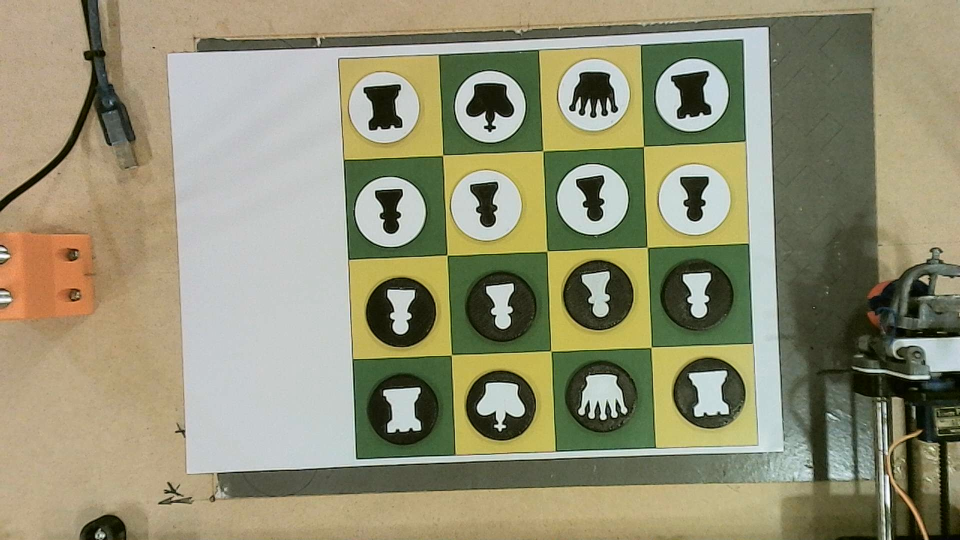
#> input picture cv/assets/testing-chessboards/chessboard_allpieces.jpg, 1920 x 1080 px, found by its file name (shown at 1/2 size); the run also reads 1 picture not shown here
$ python main.py
#> lines starting #> are read from the running program, lines starting #| are printed output that depends on the picture; after the words box and inside, x2 and y2 are one past the last pixel; in counts of white or black regions, pixels touching at a corner belong together
#> in main, frame is the input picture: shape (1080, 1920, 3); mean B, G, R 116, 144.3, 146.7
### cv/modules/board_processing.py
"""
Módulo para detecção de padrões do tabuleiro de xadrez 4x4
"""
import cv2
import numpy as np
import os
from .piece_detection import piece_detection
from .piece_recognition_sift import identify_piece_sift

# Variável global para armazenar a imagem de referência do tabuleiro vazio
empty_board_reference = None
empty_board_squares = None

def detect_board_corners(img):
    """
    Detecta os quatro cantos do tabuleiro 4x4 verde-amarelo.

    Args:
        img: Imagem original

    Returns:
        corners: Array numpy com as coordenadas dos 4 cantos do tabuleiro
        mask: Máscara binária do tabuleiro
    """
    # Converter para HSV para detecção de cor
    hsv = cv2.cvtColor(img, cv2.COLOR_BGR2HSV)
#> hsv: shape (1080, 1920, 3); mean H, S, V 42.6, 74.2, 152.3

    # Definir intervalos para cores verde e amarelo
    yellow_lower = np.array([15, 70, 70])
    yellow_upper = np.array([45, 255, 255])

    green_lower = np.array([40, 40, 40])
    green_upper = np.array([90, 255, 255])

    # Criar máscaras para cores
    yellow_mask = cv2.inRange(hsv, yellow_lower, yellow_upper)
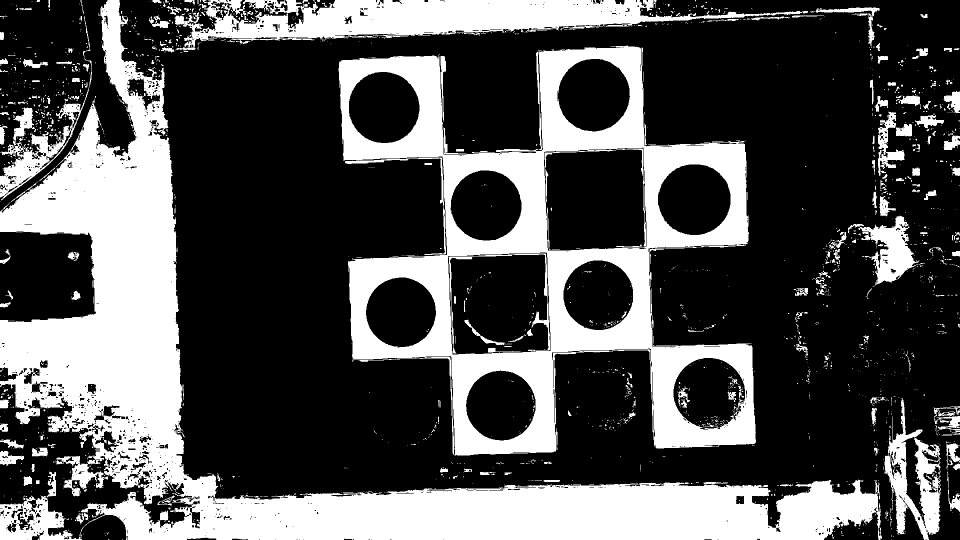
#> yellow_mask: shape (1080, 1920) (shown at 1/2 size); 32.1% white; 2030 white regions (1763 under 20 px), largest, box (x1, y1, x2, y2) and area: (0, 0, 1764, 1080) 332974, (677, 91, 1512, 911) 208437, (349, 0, 1616, 101) 55772
    green_mask = cv2.inRange(hsv, green_lower, green_upper)
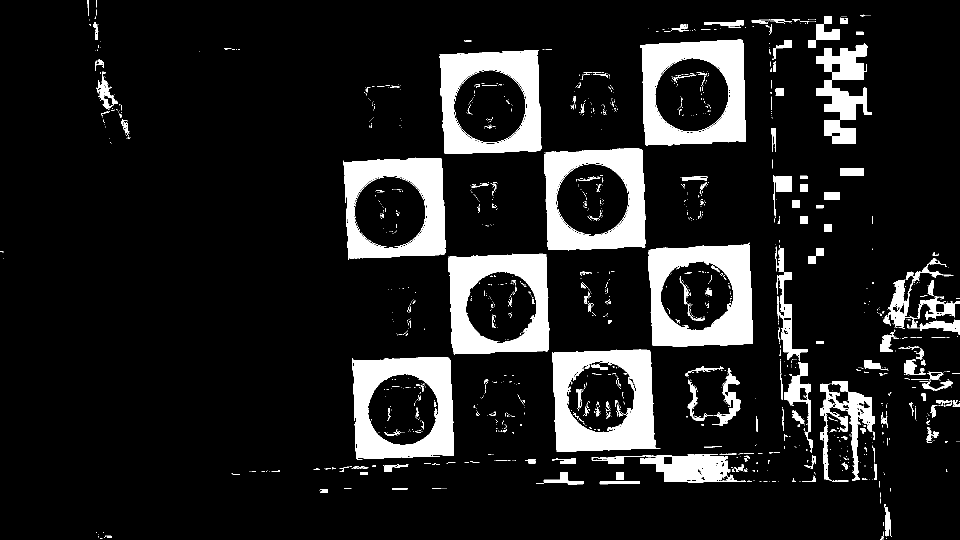
#> green_mask: shape (1080, 1920) (shown at 1/2 size); 12.2% white; 1609 white regions (1379 under 20 px), largest, box (x1, y1, x2, y2) and area: (1297, 485, 1506, 693) 24526, (1104, 699, 1321, 904) 24341, (1280, 80, 1492, 292) 23626

    # Combinar máscaras
    combined_mask = cv2.bitwise_or(yellow_mask, green_mask)
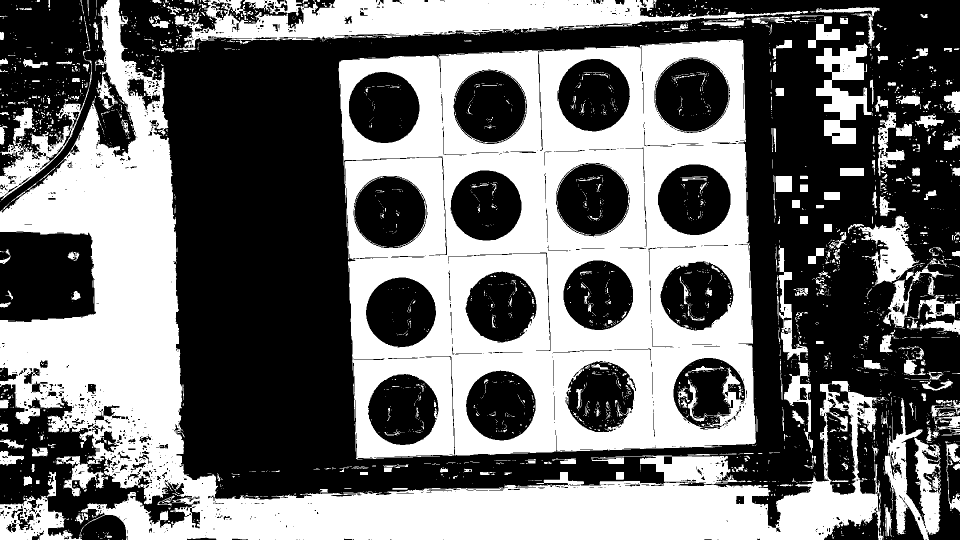
#> combined_mask: shape (1080, 1920) (shown at 1/2 size); 43.7% white; 3186 white regions (2768 under 20 px), largest, box (x1, y1, x2, y2) and area: (677, 80, 1512, 919) 388442, (0, 0, 1774, 1080) 348566, (349, 0, 1616, 101) 55772

    # Aplicar operações morfológicas para melhorar a máscara
    kernel = np.ones((5, 5), np.uint8)
    combined_mask = cv2.morphologyEx(combined_mask, cv2.MORPH_CLOSE, kernel)
#> combined_mask: shape (1080, 1920); 46.9% white; 837 white regions (571 under 20 px), largest, box (x1, y1, x2, y2) and area: (677, 79, 1515, 919) 407545, (0, 0, 1920, 1080) 393660, (318, 0, 1760, 288) 82192
    combined_mask = cv2.morphologyEx(combined_mask, cv2.MORPH_OPEN, kernel)
#> combined_mask: shape (1080, 1920); 45.8% white; 274 white regions
#> (the rest of the program and of its run is left out)
